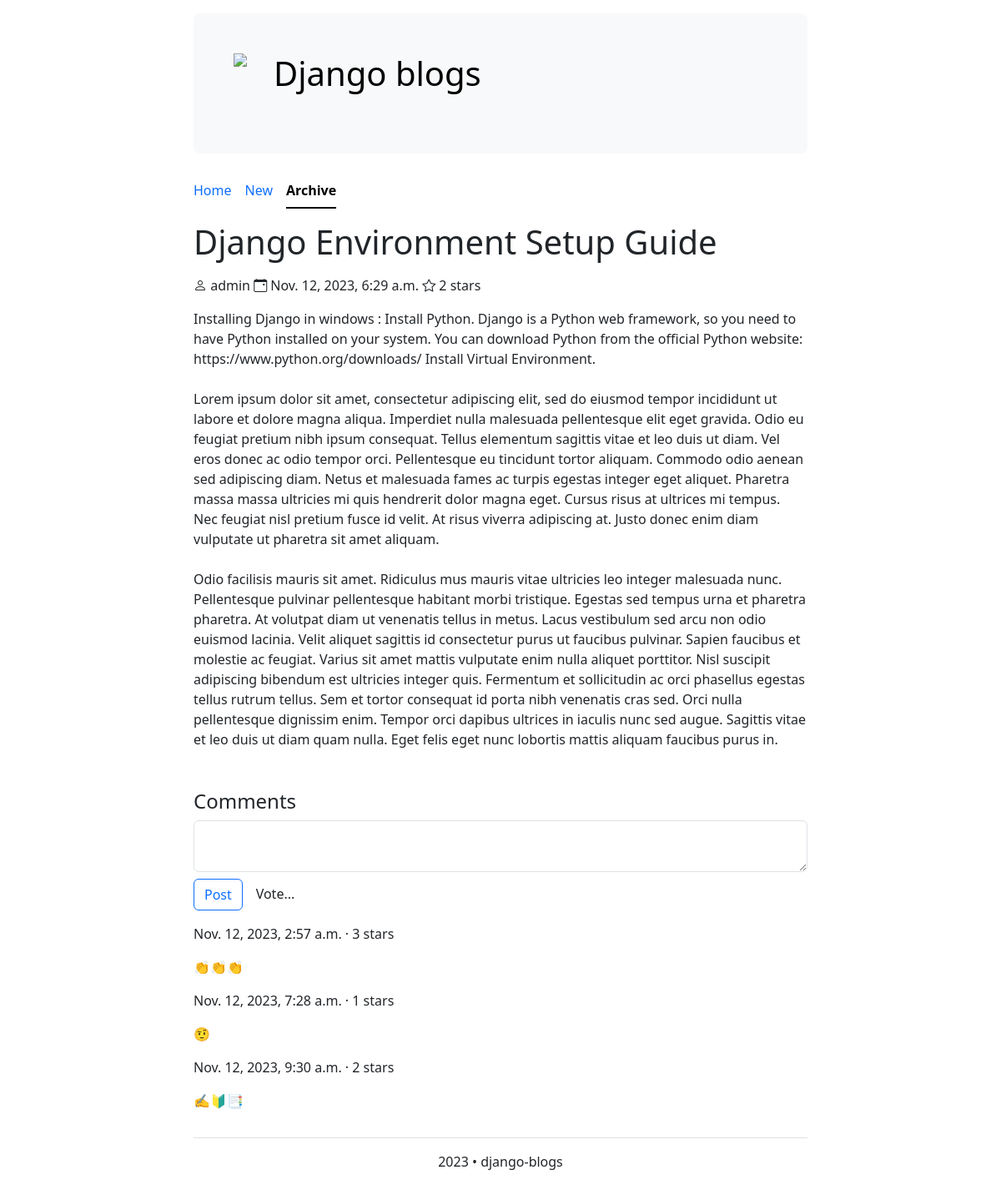
The app's page /post/2/detail with its own data.
### post/models.py (models this page shows, shortened)
class Post(models.Model):
    title = models.CharField(max_length=100)
    author = models.ForeignKey(
        "auth.User",
        on_delete=models.CASCADE,
    )
    body = models.TextField()
    created_at = models.DateTimeField(auto_now=True)
    def stars(self):
        comments = self.post_comment.all()
        sum_user_star = 0
        total_user_stars = len(comments)
        if total_user_stars > 0:
            for comment in comments:
                sum_user_star += comment.user_rating
            return sum_user_star // total_user_stars
        else:
            return 0

class Comment(models.Model):
    comment_text = models.CharField(max_length=100)
    user_rating = models.IntegerField()
    commented_post = models.ForeignKey(
        Post, on_delete=models.CASCADE, related_name="post_comment"
    )
    is_approved = models.BooleanField()
    date_created = models.DateTimeField(auto_now=True)

### post/views.py (the view)
# urls.py: path("<int:pk>/detail", PostDetailView.as_view(), name="post_detail"),
class PostDetailView(DetailView):
    model = Post
    context_object_name = "post"
    template_name = "post_detail.html"
    def get_context_data(self, **kwargs):
        context = super().get_context_data()
        context["name"] = "post_list"
        return context

### post/templates/post_detail.html (shortened to what this page needs)
{% extends 'main_layout.html' %}
{% block content %}
    <h1 class="my-3">{{ post.title }}</h1>
    <p>
        <i class="bi bi-person"></i> {{ post.author }}
        <i class="bi bi-calendar-event"></i> {{ post.created_at }}
        <i class="bi bi-star"></i> {{ post.stars }} stars</p>
    <p>{{ post.body|safe }}</p>
    <a name="comment"><h4 class="mt-5">Comments</h4></a>
    <form action="{% url 'add_post_comment' post.id %}" method="post" class="pb-3">
        <div class="row g-3">
            <div class="col">
                <textarea class="form-control" name="comment" id="" rows="2"></textarea>
            </div>
        </div>
        <div class="row g-3 pt-2">
            <div class="col-1">
                <input type="submit" value="Post" class="btn btn-outline-primary" required="required">
            </div>
            <div class="col-3">
                <select name="user_star" class="form-control" style="border: 0" required="required">
                    <option selected>Vote...</option>
                </select>
            </div>
        </div>
    </form>
    {% for comment in post.post_comment.all %}
        {% if comment.is_approved == True %}
            <div>
                <p>{{ comment.date_created }} · {{ comment.user_rating }} stars</p>
                <p>{{ comment.comment_text }}</p>
            </div>
        {% endif %}
    {% empty %}
        <div>
            <p class="pt-3 text-center">No Comment</p>
        </div>
    {% endfor %}
{% endblock %}

### records on screen
Post: title "Django Environment Setup Guide", author "admin", created_at "Nov. 12, 2023, 6:29 a.m.", stars "2", body "Installing Django in windows : Install Python. Django is a Python web framework, so you need to have Python installed on your system. You can download Python from the official Python website: https://www.python.org/downloads/ Install Virtual Environment. Lorem ipsum dolor sit amet, consectetur adipiscing elit, sed do eiusmod tempor incididunt ut labore et dolore magna aliqua. Imperdiet nulla malesuada pellentesque elit eget gravida. Odio eu feugiat pretium nibh ipsum consequat. Tellus elementum sagittis vitae et leo duis ut diam. Vel eros donec ac odio tempor orci. Pellentesque eu tincidunt tortor aliquam. Commodo odio aenean sed adipiscing diam. Netus et malesuada fames ac turpis egestas…"
Comment: date_created "Nov. 12, 2023, 2:57 a.m.", user_rating "3", comment_text "👏👏👏"
Comment: date_created "Nov. 12, 2023, 7:28 a.m.", user_rating "1", comment_text "🤨"
Comment: date_created "Nov. 12, 2023, 9:30 a.m.", user_rating "2", comment_text "✍️🔰📑"
